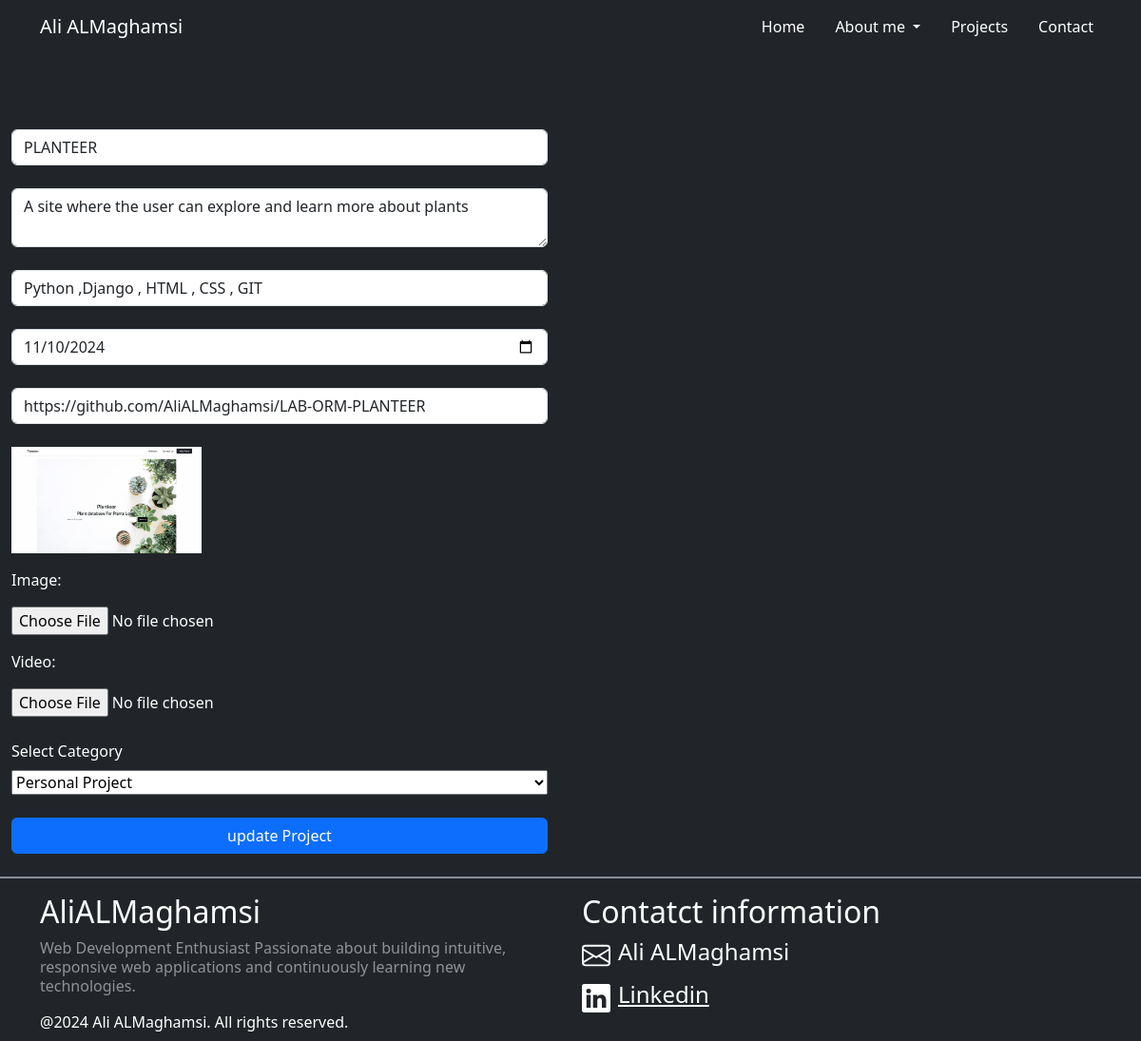
/projects/update/3/, run on the app's committed database.
### projects/models.py (models this page shows)
class Project(models.Model):
    class CategoryChoices(models.TextChoices):
        web_development="web_dev","Web Development"
        machince_learning="data","Data Science/Machine Learning"
        script="script","Scripts/Automation"
        personal_project="personal","Personal Project"
    title=models.CharField(max_length=64)
    description=models.TextField()
    technologies=models.CharField(max_length=512)
    completed_date=models.DateField()
    link=models.URLField()
    image=models.ImageField(upload_to="images/",blank=True,null=True)
    video=models.FileField(upload_to="videos/",blank=True,null=True)
    category=models.CharField(max_length=128,choices=CategoryChoices.choices,default="personal")

### projects/views.py (the view, shortened to what this page needs)
# urls.py: path('update/<int:project_id>/',views.update_project_view,name='update_project_view'),
def update_project_view(request:HttpRequest,project_id:int):
    try:
        project=Project.objects.get(pk=project_id)
    except Exception :
        return redirect('main:error_view')
    return render(request,'projects/update_project.html',context={'project':project,'category':project.CategoryChoices.choices})

### projects/templates/projects/update_project.html (shortened to what this page needs)
{% extends 'main/base.html' %}
{% block content %}
<div class="row">
    <div class="col-6">
        <div class="container  d-flex flex-column gap-3">
            <h1>Update Project</h1>
            <form action="{% url 'projects:update_project_view' project.id %}"  method="post" enctype="multipart/form-data" class="d-flex flex-column gap-4">
                <input type="text" placeholder="" class="form-control" name="title" value="{{project.title}}">
                <textarea placeholder="description"  class="form-control" name="description">{{project.description}}</textarea>
                <input type="text" placeholder="technologies" class="form-control" name="technologies" value="{{project.technologies}}">
                <input type="date" class="form-control" name="completed_date" value="{{ project.completed_date|date:"Y-m-d" }}">
                <input type="url" name="link" class="form-control" placeholder="Enter project URL" value="{{project.link}}">
                <div class="d-flex flex-column gap-3">
                    {% if project.image %}
                        <img src="{{ project.image.url }}" class="card-img-top" alt="{{ project.name }}" style=" width: 200px;">
                    {% endif %}
                    <label class="text-white">Image:</label>
                    <input type="file" name="image" class="file text-white"  accept="image/*">
                    <label class="text-white">Video:</label>
                    <input type="file" name="video" class="file text-white" accept="video/*">
                </div>
                <div class="d-flex flex-column gap-2 text-white">
                    <label for="category">Select Category</label>
                    <select name="category" id="category">
                        {% for val,label in category %}
                            <option {% if project.category == val %}selected{% endif %} value="{{val}}">{{label}}</option>
                        {% endfor %}
                    </select>
                </div>
                <input type="submit" value="update Project" class="btn btn-primary">
            </form>
        </div>
    </div>
</div>
{% endblock content %}

### data on the page
Project: title "PLANTEER", description "A site where the user can explore and learn more about plants", technologies "Python ,Django , HTML , CSS , GIT", completed_date "11/10/2024", link "https://github.com/AliALMaghamsi/LAB-ORM-PLANTEER", image (picture), category "Personal Project"
